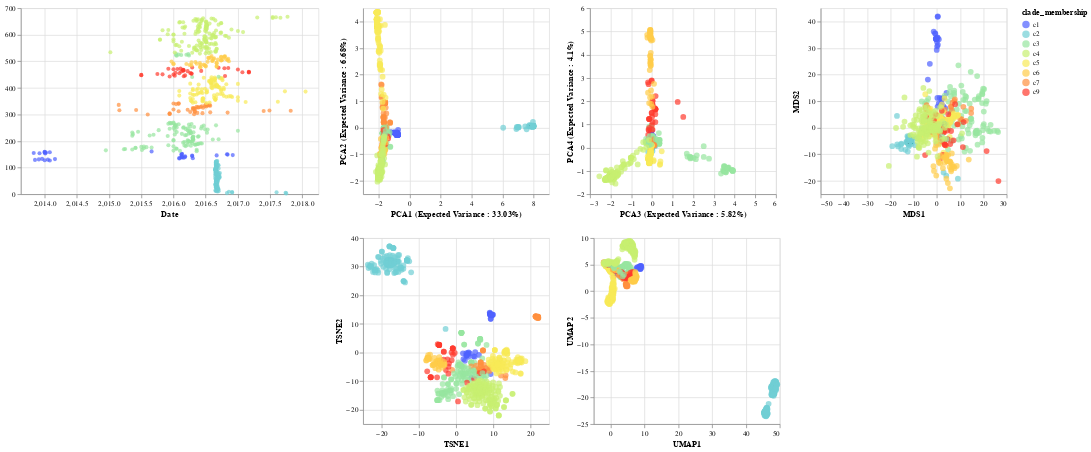

The cell this chart's notebook holds for it:
### Code cell
PCAMDS = data[3]|data[4]|data[1]
TSNEUMAP = data[2]|data[5]
embeddings = alt.vconcat(PCAMDS,TSNEUMAP)
embeddings
fullChart = alt.hconcat(data[0],embeddings)
fullChart
fullChart.save(snakemake.output.fullChart)
#fullChart.save("docs/FullLinkedChartClickable" + virus_name + ".svg", scale_factor=2.0)
#drawing = svg2rlg("docs/FullLinkedChartClickable" + virus_name + ".svg")
#renderPDF.drawToFile(drawing, "docs/FullLinkedChartClickable" + virus_name + ".pdf")

### Figure 1 — Vega-Lite specification as saved in the notebook (floating-point values rounded to 4 significant figures; data arrays with more than 128 entries replaced by an {"elided": "..."} marker saying what was removed)
{"config": {"view": {"continuousWidth": 400, "continuousHeight": 300}}, "hconcat": [{"mark": "circle", "encoding": {"color": {"condition": {"type": "nominal", "field": "clade_membership", "scale": {"domain": ["c1", "c2", "c3", "c4", "c5", "c6", "c7", "c9"], "range": ["#4f61ff", "#71cfd4", "#97e59f", "#c7f071", "#f8e957", "#ffcc49", "#ff903e", "#ff3b2d", "#58a3fd"]}, "selection": "selector019"}, "value": "gray"}, "tooltip": [{"type": "nominal", "field": "strain"}, {"type": "nominal", "field": "clade_membership"}], "x": {"type": "quantitative", "field": "date", "scale": {"domain": [2014.0, 2018.0]}, "title": "Date"}, "y": {"type": "quantitative", "field": "y", "title": ""}}, "height": 250, "selection": {"selector019": {"type": "interval", "resolve": "global"}}, "width": 400}, {"vconcat": [{"hconcat": [{"mark": {"type": "circle", "size": 60}, "encoding": {"color": {"condition": {"type": "nominal", "field": "clade_membership", "scale": {"domain": ["c1", "c2", "c3", "c4", "c5", "c6", "c7", "c9"], "range": ["#4f61ff", "#71cfd4", "#97e59f", "#c7f071", "#f8e957", "#ffcc49", "#ff903e", "#ff3b2d", "#58a3fd"]}, "selection": "selector019"}, "value": "gray"}, "tooltip": [{"type": "nominal", "field": "strain"}, {"type": "nominal", "field": "clade_membership"}], "x": {"type": "quantitative", "field": "pca1", "title": "PCA1 (Expected Variance : 33.03%)"}, "y": {"type": "quantitative", "field": "pca2", "title": "PCA2 (Expected Variance : 6.68%)"}}, "height": 250, "selection": {"selector019": {"type": "interval", "resolve": "global"}}, "width": 250}, {"mark": {"type": "circle", "size": 60}, "encoding": {"color": {"condition": {"type": "nominal", "field": "clade_membership", "scale": {"domain": ["c1", "c2", "c3", "c4", "c5", "c6", "c7", "c9"], "range": ["#4f61ff", "#71cfd4", "#97e59f", "#c7f071", "#f8e957", "#ffcc49", "#ff903e", "#ff3b2d", "#58a3fd"]}, "selection": "selector019"}, "value": "gray"}, "tooltip": [{"type": "nominal", "field": "strain"}, {"type": "nominal", "field": "clade_membership"}], "x": {"type": "quantitative", "field": "pca3", "title": "PCA3 (Expected Variance : 5.82%)"}, "y": {"type": "quantitative", "field": "pca4", "title": "PCA4 (Expected Variance : 4.1%)"}}, "height": 250, "selection": {"selector019": {"type": "interval", "resolve": "global"}}, "width": 250}, {"mark": {"type": "circle", "size": 60}, "encoding": {"color": {"condition": {"type": "nominal", "field": "clade_membership", "scale": {"domain": ["c1", "c2", "c3", "c4", "c5", "c6", "c7", "c9"], "range": ["#4f61ff", "#71cfd4", "#97e59f", "#c7f071", "#f8e957", "#ffcc49", "#ff903e", "#ff3b2d", "#58a3fd"]}, "selection": "selector019"}, "value": "gray"}, "tooltip": [{"type": "nominal", "field": "strain"}, {"type": "nominal", "field": "clade_membership"}], "x": {"type": "quantitative", "field": "mds1", "title": "MDS1"}, "y": {"type": "quantitative", "field": "mds2", "title": "MDS2"}}, "height": 250, "selection": {"selector019": {"type": "interval", "resolve": "global"}}, "width": 250}]}, {"hconcat": [{"mark": {"type": "circle", "size": 60}, "encoding": {"color": {"condition": {"type": "nominal", "field": "clade_membership", "scale": {"domain": ["c1", "c2", "c3", "c4", "c5", "c6", "c7", "c9"], "range": ["#4f61ff", "#71cfd4", "#97e59f", "#c7f071", "#f8e957", "#ffcc49", "#ff903e", "#ff3b2d", "#58a3fd"]}, "selection": "selector019"}, "value": "gray"}, "tooltip": [{"type": "nominal", "field": "strain"}, {"type": "nominal", "field": "clade_membership"}], "x": {"type": "quantitative", "field": "tsne_x", "title": "TSNE1"}, "y": {"type": "quantitative", "field": "tsne_y", "title": "TSNE2"}}, "height": 250, "selection": {"selector019": {"type": "interval", "resolve": "global"}}, "width": 250}, {"mark": {"type": "circle", "size": 60}, "encoding": {"color": {"condition": {"type": "nominal", "field": "clade_membership", "scale": {"domain": ["c1", "c2", "c3", "c4", "c5", "c6", "c7", "c9"], "range": ["#4f61ff", "#71cfd4", "#97e59f", "#c7f071", "#f8e957", "#ffcc49", "#ff903e", "#ff3b2d", "#58a3fd"]}, "selection": "selector019"}, "value": "gray"}, "tooltip": [{"type": "nominal", "field": "strain"}, {"type": "nominal", "field": "clade_membership"}], "x": {"type": "quantitative", "field": "umap_x", "title": "UMAP1"}, "y": {"type": "quantitative", "field": "umap_y", "title": "UMAP2"}}, "height": 250, "selection": {"selector019": {"type": "interval", "resolve": "global"}}, "width": 250}]}]}], "data": {"name": "data-8976dca0633b38ad8264c56dd749d2af"}, "$schema": "https://vega.github.io/schema/vega-lite/v4.8.1.json", "datasets": {"data-8976dca0633b38ad8264c56dd749d2af": {"elided": "668 records"}}}
